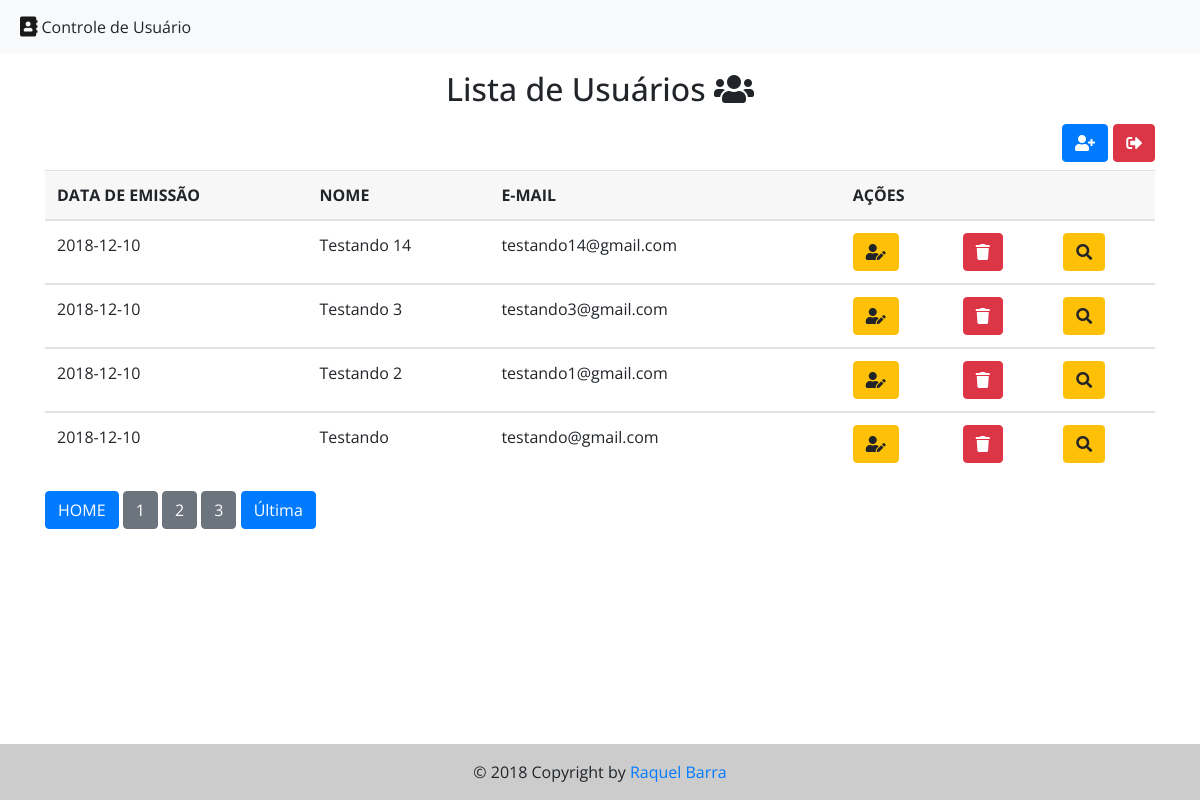
/index.php (signed in), run on the app's committed database.
### tables this page shows
CREATE TABLE `user` (
  `id` int(11) NOT NULL,
  `name` varchar(100) NOT NULL,
  `email` varchar(100) NOT NULL,
  `password` varchar(50) NOT NULL,
  `birth` date NOT NULL,
  `emitted_date` date NOT NULL,
  `emitted_hour` varchar(50) NOT NULL
);

### index.php (the view, shortened to what this page needs)
<?php
if($_SESSION["email"]) {
require 'model/connect.php';
require 'model/paginacao.php';
$users_page = 4;
$pagina_atual = ! empty( $_GET['pagina'] ) ? (int) $_GET['pagina'] : 0;
$pagina_atual = $pagina_atual * $users_page;
$stmt = $conexao->prepare("SELECT * FROM user ORDER BY id DESC  LIMIT $pagina_atual,$users_page");
$stmt->execute();
?>
<!DOCTYPE html>
<html>
<head>
	<?php include_once 'view/dependencias.php'; ?>
</head>
<body>
<div class="container">
	<h2 class="text-center m-3"> Lista de Usuários <i class="fa fa-users"></i></h2>
	<h5 class="text-right">
		<a href="view/page_register.php" class="btn btn-primary btn-xs">
			<i class="fa fa-user-plus" title="NOVO USUÁRIO"></i>
		</a>
		<a href="model/logout.php" class="btn btn-danger btn-xs"
		 onclick="return confirm('Tem certeza que deseja sair ?');" >
			<i class="fa fa-sign-out-alt" title="SAIR"></i>
		</a>
	</h5>
	<div class="table-responsive">
		<table class="table table-hover table-condensed">
			<thead class="thead">
				<tr>
					<th>DATA DE EMISSÃO</th>
					<th>NOME</th>
					<th>E-MAIL</th>
					<th></th>
					<th colspan="4">AÇÕES</th>
				</tr>
			</thead>
         <?php
         while( $f = $stmt->fetch() ) {
         ?>
		<tbody>
			<tr>
				<td><?php echo $f['emitted_date']; ?></td>
				<td><?php echo $f['name']; ?></td>
				<td><?php echo $f['email']; ?></td>
				<td></td>
				<td>
					<form method="POST" action="view/page_update.php">
						<button class="btn btn-warning btn-xs">
							<i class="fa fa-user-edit" title="ALTERAR"></i>
						</button>
					</form>
				</td>
				<td>
					<form method="POST" action="controller/delete_user.php" onclick="return confirm('Tem certeza que deseja excluir ?');">
						<button class="btn btn-danger btn-xs">
							<i class="fa fa-trash" title="EXCLUIR"></i>
						</button>
					</form>
				</td>
				<td>
					<form method="POST" action="view/page_consult.php">
						<button class="btn btn-warning btn-xs">
							<i class="fa fa-search" title="CONSULTAR"></i>
						</button>
					</form>
				</td>
			</tr>
		</tbody>
		<?php } ?>
	</table>
      <?php
      $total_users = $conexao->prepare("SELECT COUNT(*) AS total FROM user");
      $total_users->execute();
      $total_users = $total_users->fetch();
      $total_users = $total_users['total'];
      echo paginacao( $total_users, $users_page, 5 );?>
	</div>
</div>
<?php
}else {
	header('location:view/page_login.php');
}
?>
</body>
</html>

### view/dependencias.php (shortened to what this page needs)
<link rel="stylesheet" href="https://maxcdn.bootstrapcdn.com/bootstrap/4.0.0/css/bootstrap.min.css">
<link rel="stylesheet" href="https://use.fontawesome.com/releases/v5.1.0/css/all.css">
<body>
<nav class="navbar navbar-expand-lg navbar-light bg-light">
  <i class="navbar-brand fas fa-address-book m-1"></i>
  <div class="collapse navbar-collapse" id="navbarSupportedContent">
    <ul class="navbar-nav mr-auto">
      <li class="nav-item active">
        Controle de Usuário
      </li>
    </ul>
  </div>
</nav>
<footer class="font-small">
  <div class="footer-copyright text-center py-3">© 2018 Copyright by
    <a href="https://github.com/rsb12php/" target="blank">Raquel Barra</a>
  </div>
</footer>
</body>

### model/paginacao.php (shortened to what this page needs)
<?php
function paginacao(
    $total_users = 0,
    $users_pages = 10,
    $offset = 5
) {
    $numero_de_paginas = floor( $total_users / $users_pages );
    $pagina_atual = 1;
    $paginas = null;
    $paginas .= " <a class='btn btn-primary btn-xs' href='?pagina=0'>HOME</a> ";
    for ( $i = ( $pagina_atual - 1 ); $i < ( $pagina_atual - 1 ) + $offset; $i++ ) {
        if ( $i < $numero_de_paginas && $i > 0 ) {
            $página = $i;
            $estilo = null;
            $paginas .= " <a class='btn btn-secondary btn-xs' $estilo href='?pagina=$página'>$página</a> ";
        }
    }
    $paginas .= " <a class='btn btn-primary btn-xs' href='?pagina=$numero_de_paginas'>Última</a> ";
    return $paginas;
}

### view/dependencias.php (style rules this page uses)
body { margin: 0; background-color: #ffffff; }
* { font-family: 'Open Sans', sans-serif; }
h2 { font-family: 'Open Sans', sans-serif; }
.thead { background-color: #f7f7f7; }
footer { position:absolute; bottom:0; width:100%; background-color:#ccc; }

### data on the page
user: emitted_date "2018-12-10", name "Testando 14", email "testando14@gmail.com"
user: emitted_date "2018-12-10", name "Testando 3", email "testando3@gmail.com"
user: emitted_date "2018-12-10", name "Testando 2", email "testando1@gmail.com"
user: emitted_date "2018-12-10", name "Testando", email "testando@gmail.com"

### other printed values
$página "1"
$página "2"
$página "3"
